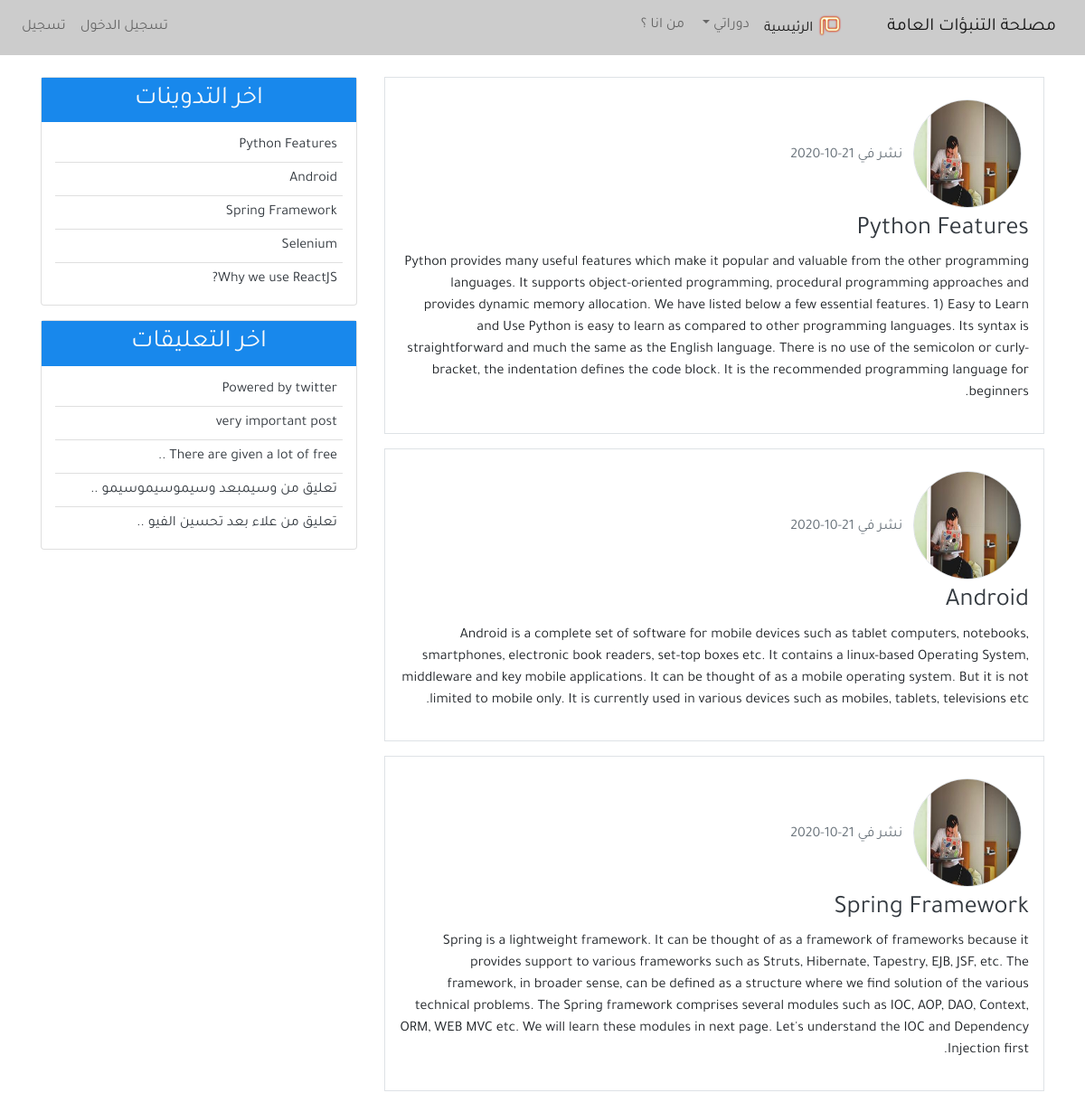
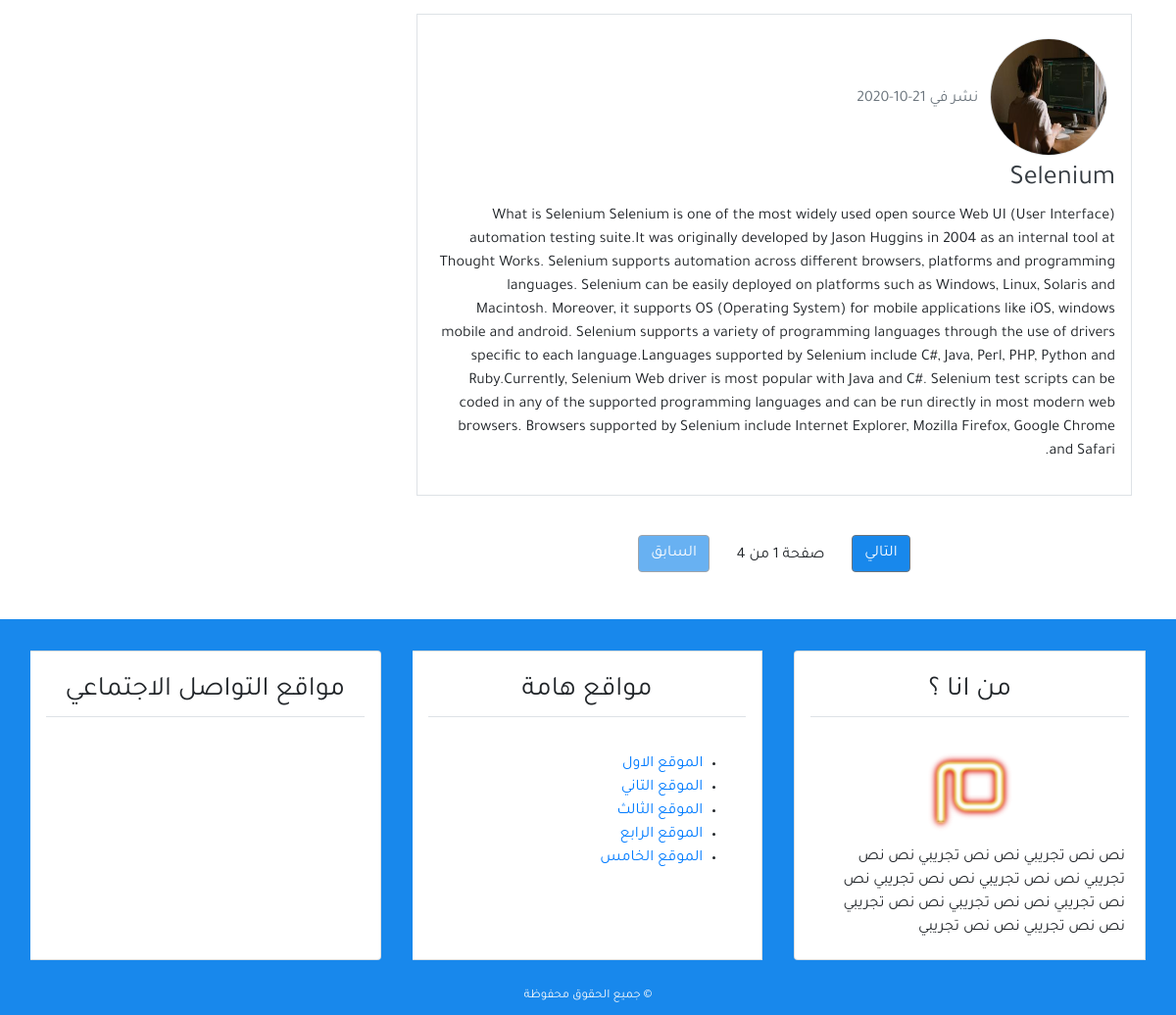
Before: / with the older database file (2 pictures, top to bottom).
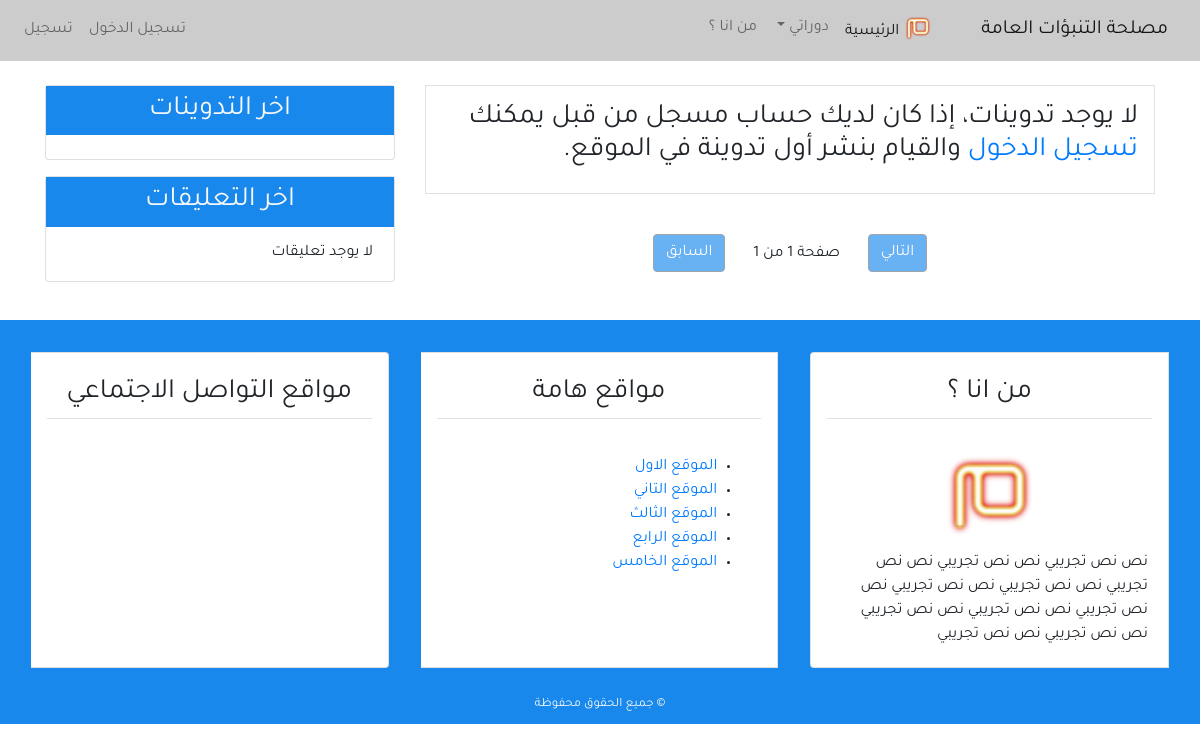
After: the same page with the newer database file.
### blog/models.py (models this page shows, shortened)
class Post(models.Model):
    title = models.CharField(max_length=100, blank=True, null=True)
    content = models.TextField()
    post_date = models.DateTimeField(default=timezone.now )
    post_update = models.DateTimeField(auto_now = True)
    author = models.ForeignKey(User, on_delete=models.CASCADE)
    class Meta :
        ordering = ('-post_date',)

class Comment(models.Model):
    name = models.CharField(max_length=50, verbose_name ='الاسم ' )
    email = models.EmailField(verbose_name ='البريد الالكتروني')
    body = models.TextField(verbose_name =' التعليق ')
    comment_date = models.DateTimeField(auto_now_add=True)
    active = models.BooleanField(default=True)
    post = models.ForeignKey(Post, related_name='comments', on_delete=models.CASCADE)
    class Meta :
        ordering = ('-comment_date',)

### user/models.py (models this page shows, shortened)
class Profile(models.Model):
    image = models.ImageField(default='default.jpg', upload_to='profile_pics')
    user = models.OneToOneField(User, on_delete=models.CASCADE)

### blog/views.py (the view)
# urls.py: path('', views.home, name='home'),
def home(request) :
    posts = Post.objects.all()
    paginator = Paginator(posts,4)
    page = request.GET.get('page')
    try:
        posts = paginator.page(page)
    except PageNotAnInteger:
        posts = paginator.page(1)
    except EmptyPage:
        posts = paginator.page(paginator.num_page)
    context = {
        'title' : 'الصفحة الرئيسية ',
        'posts' : posts,
        'page':page
    }
    return render(request,'blog/index.html',context)

### blog/templatetags/post_tag.py (called while the page is built)
@register.inclusion_tag('blog/latest_posts.html')  #decorator
def latest_posts() : #simple python function
    context ={
        'l_posts' :Post.objects.all()[0:5]
    }
    return context

@register.inclusion_tag('blog/latest_comments.html')  #decorator
def latest_comments() : #simple python function
    context ={
        'l_comments' : Comment.objects.filter(active = True)[:5],
    }
    return context

### blog/templates/blog/index.html (shortened to what this page needs)
{% extends 'blog/base.html' %}
{% block content %}
      {% for post in posts %}
      <div class="border p-3 mb-3">
<img class="img-fluid rounded-circle border m-2" style="width: 120px; height:120px;"
 src="{{post.author.profile.image.url}}"
 alt="صورة الناشر ">
<span class="text-secondary">  نشر في  {{post.post_date|date:'d-m-Y'}}</span>
            <h3> <a class="text-dark" href="{% url 'detail' post.pk  %}"> {{post.title}} </a></h3>
            <p>{{post.content}}</p>
        </div>
        {% empty %}
<div class="border p-3 mb-3">
    <h3>لا يوجد تدوينات، إذا كان لديك حساب مسجل من قبل يمكنك <a href="{% url 'login' %}">تسجيل الدخول</a> والقيام بنشر
        أول تدوينة في الموقع.</h3>
</div>
      {% endfor %}
      {% include "blog/pagination.html" with page=posts %}
{% endblock content %}

### blog/templates/blog/latest_posts.html
<ul class="list-group-flush latest-post">
    {% for post  in l_posts  %}
      <li class="list-group-item latest-post-item" >
           <a class="text-dark" href="{% url 'detail' post.pk  %}"> {{post.title}} </a>
      </li>
    {% endfor %}
</ul>

### blog/templates/blog/latest_comments.html
<ul class="list-group-flush latest-comment">
    {% for comment  in l_comments  %}
      <li class="list-group-item latest-comment-item" >
           <a class="text-dark" href="{% url 'detail' comment.post.pk  %}">
            {% if comment.body|length > 25 %}
            {{comment.body|slice:'30'}} ..
            {% else %}
            {{comment.body}}
            {% endif %}
          </a>
      </li>
      {% empty %}
      <li class="list-group-item latest-comment-item" >  لا يوجد تعليقات </li>
    {% endfor %}
</ul>

Changed rows visible on the page:
removed Post: author.profile.image (picture), post_date "21-10-2020", title "Python Features", content "Python provides many useful features which make it popular and valuable from the other programming languages. It supports object-oriented programming, procedural programming approaches and provides dynamic memory allocation. We have listed below a few essential features. 1) Easy to Learn and Use Python is easy to learn as compared to other programming languages. Its syntax is straightforward and much the same as the English language. There is no use of the semicolon or curly-bracket, the indentation defines the code block. It is the recommended programming language for beginners."
removed Post: author.profile.image (picture), post_date "21-10-2020", title "Android", content "Android is a complete set of software for mobile devices such as tablet computers, notebooks, smartphones, electronic book readers, set-top boxes etc. It contains a linux-based Operating System, middleware and key mobile applications. It can be thought of as a mobile operating system. But it is not limited to mobile only. It is currently used in various devices such as mobiles, tablets, televisions etc."
removed Post: author.profile.image (picture), post_date "21-10-2020", title "Spring Framework", content "Spring is a lightweight framework. It can be thought of as a framework of frameworks because it provides support to various frameworks such as Struts, Hibernate, Tapestry, EJB, JSF, etc. The framework, in broader sense, can be defined as a structure where we find solution of the various technical problems. The Spring framework comprises several modules such as IOC, AOP, DAO, Context, ORM, WEB MVC etc. We will learn these modules in next page. Let's understand the IOC and Dependency Injection first."
removed Post: author.profile.image (picture), post_date "21-10-2020", title "Selenium", content "What is Selenium Selenium is one of the most widely used open source Web UI (User Interface) automation testing suite.It was originally developed by Jason Huggins in 2004 as an internal tool at Thought Works. Selenium supports automation across different browsers, platforms and programming languages. Selenium can be easily deployed on platforms such as Windows, Linux, Solaris and Macintosh. Moreover, it supports OS (Operating System) for mobile applications like iOS, windows mobile and android. Selenium supports a variety of programming languages through the use of drivers specific to each language.Languages supported by Selenium include C#, Java, Perl, PHP, Python and Ruby.Currently,…"
removed Post: title "Why we use ReactJS?", shown under "اخر التدوينات"
removed Comment: body "Powered by twitter"
removed Comment: body "very important post"
removed Comment: body "There are given a lot of free"
removed Comment: body "تعليق من وسيمبعد وسيموسيموسيمو"
removed Comment: body "تعليق من علاء بعد تحسين الفيو"
Other visible differences:
{{ page.paginator.num_pages }}: "4" → "1"
text now shown: "لا يوجد تدوينات، إذا كان لديك حساب مسجل من قبل يمكنك تسجيل الدخول والقيام بنشر أول تدوينة في الموقع. لا يوجد تعليقات"
